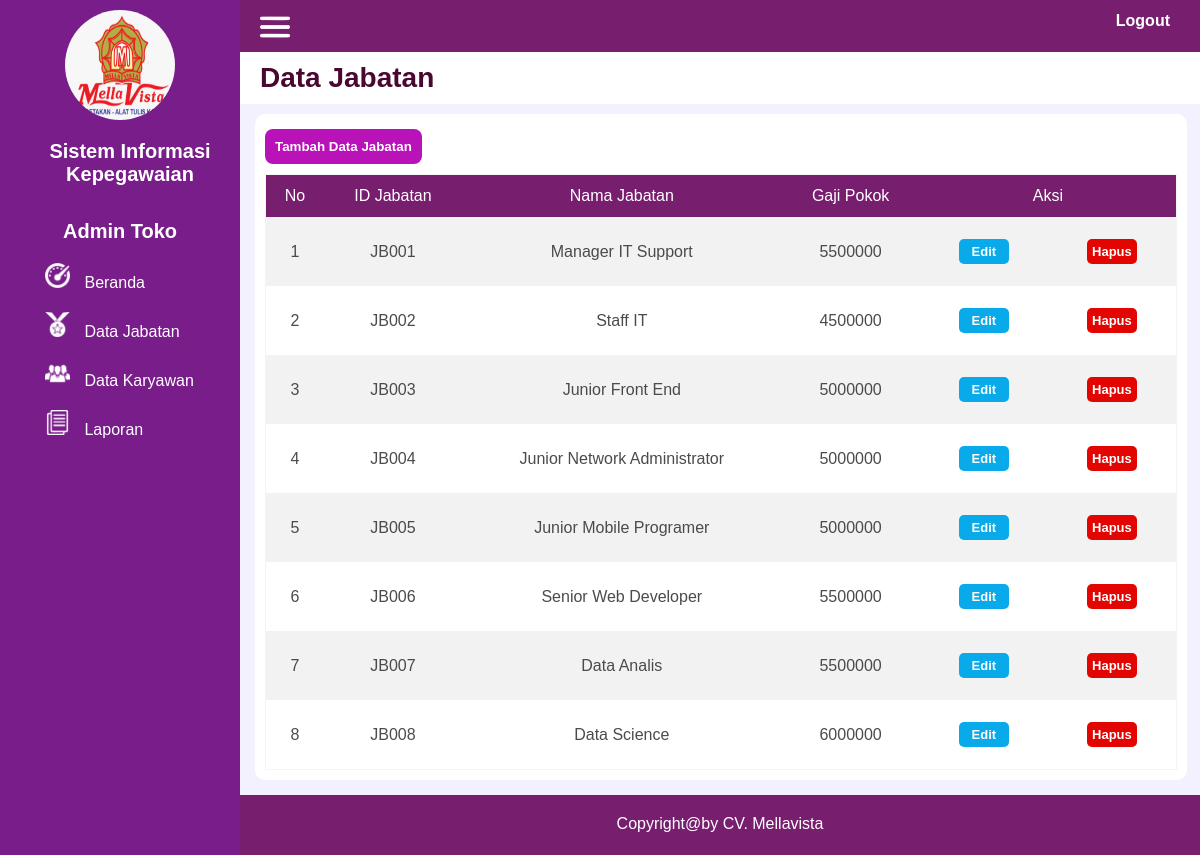
Screenshot of /asset/tampilan/data_jabatan_admin.php with the database file from the repository.
### tables this page shows
CREATE TABLE `jabatan` (
  `id_jabatan` varchar(10) NOT NULL,
  `nama_jabatan` varchar(100) NOT NULL,
  `gaji_pokok` int(11) NOT NULL
);

### asset/tampilan/data_jabatan_admin.php (the view, shortened to what this page needs)
<!DOCTYPE html>
<html lang="en">
<head>
    <link rel="stylesheet" href="../../css/style.css">
</head>
<body>
    <div class="container">
        <div class="side-kiri">
            <div class="identitas">
                <div class="logo">
                    <img src="../../gambar/logo.jpeg">
                </div>
            </div>
            <div class="judul">
                    Sistem Informasi Kepegawaian
                </div>
            <div class="kotak-akses">
                Admin Toko
            </div>
            <div class="side-menu">
                <img src="../../gambar/dashboard.png">
                <a href="../beranda_admin.php">Beranda</a>
            </div>
            <div class="side-menu">
                <img src="../../gambar/jabatan.png">
                <a href="data_jabatan_admin.php">Data Jabatan</a>
            </div>
            <div class="side-menu">
                <img src="../../gambar/pegawai.png">
                <a href="data_karyawan_admin.php">Data Karyawan</a>
            </div>
            <div class="side-menu">
                <img src="../../gambar/laporan.png">
                <a href="laporan_admin.php">Laporan</a>
            </div>
        </div>
        <div class="side-kanan">
            <div class="kepala">
            <div class="kepala-garis"><img src="../../gambar/garis.png"></div>
                <div class="logout"><a href="../../logout.php">Logout</a></div>
            </div>
            <div class="judul-halaman">
                <h1>Data Jabatan</h1>
            </div>
            <div class="halaman-data">
                <div class="tambah">
                <a href="../input/input_jabatan.php"><button>Tambah Data Jabatan</button></a>
                </div>
                <table class="tabel1">
                    <tr>
                    <th>No</th>
                    <th>ID Jabatan</th>
                    <th>Nama Jabatan</th>
                    <th>Gaji Pokok</th>
                    <th colspan="2">Aksi</th>
                    </tr>
                    <tr>
                    <?php
                        include '../../koneksi.php';
                        $no = 1;
                        $data = mysqli_query($koneksi,"select * from jabatan");
                        while($row = mysqli_fetch_array($data)){
                    ?>
                        <td><?php echo $no++; ?></td>
                        <td><?php echo $row['id_jabatan']; ?></td>
                        <td><?php echo $row['nama_jabatan']; ?></td>
                        <td><?php echo $row['gaji_pokok']; ?></td>
                        <td>
                            <div class="aksi_edit">
                            <a href='../input/edit_jabatan.php?id_jabatan=<?php echo $row['id_jabatan']; ?>'><button>Edit</button></a>
                            </div>
                        </td>
                        <td>
                        <div class="aksi_hapus">
                        <a href='delete_jabatan.php?id_jabatan=<?php echo $row['id_jabatan']; ?>' onclick="return confirm('Apakah anda yakin hapus data ini?')"><button>Hapus</button></a>
                            </div>
                        </td>
                    </tr>
                    <?php
                    }
                    ?>
                </table>
            </div>
            <div class="kaki">
                Copyright@by CV. Mellavista
            </div>
        </div>
    </div>
</body>
</html>

### css/style.css (style rules this page uses)
* { font-family: Arial, Helvetica, sans-serif; margin: 0; }
.container { width: 100%; height: auto; background-color: antiquewhite; display: flex; }
.side-kiri { width: 20%; min-height: 600px; background-color: rgb(121, 29, 139); }
.side-kanan { width: 80%; min-height: 600px; background-color: rgb(243, 241, 253); }
.identitas { display: flex; min-height: 40px; width: auto; margin-bottom: 40px; }
.logo { width: 100%; height: 40px; padding: 10px; text-align: center; }
.logo img { border-radius: 50%; width: 110px; height: 110px; }
.judul { width: 100%; height: 40px; padding: 10px; color: white; font-family: Helvetica; font-weight: bold; margin-top: 70px; margin-bottom: 30px; text-align: center; font-size: 20px; }
.side-menu { width: auto; border: 2px; color: aliceblue; padding: 10px 0px 10px 20px; align-items: center; margin-left: 25px; }
.side-menu a { text-decoration: none; color: white; cursor: pointer; margin-left: 10px; }
.side-menu img { width: 25px; height: 25px; }
.kotak-akses { width:auto; color:white; font-size: 20px; font-weight: bold; margin-bottom: 10px; text-align: center; }
.kepala { width: auto; min-height: 40px; background-color: rgb(120, 30, 111); padding: 12px 30px 0px 0px; display: flex; }
.kepala-garis { width: 10%; height: 30px; }
.kepala-garis img { width: 30px; height: 30px; margin-left: 20px; }
.logout { width: 90%; height: 30px; text-align: right; }
.logout a { margin-top:20px; color: #fff; font-weight: bold; text-decoration: none; }
.judul-halaman { width: auto; min-height: 40px; text-align: right; background-color: #fff; display: flex; }
h1 { text-align: left; font-size: 28px; font-weight: bold; color: rgb(74, 7, 50); padding: 10px; margin-left: 10px; }
.tambah button { width: auto; height: 35px; border: none; margin: 5px 0px 10px 0px; background-color: rgb(185, 18, 185); cursor: pointer; color: #fff; padding: 10px; font-weight: bold; border-radius: 8px; }
button { width: 150px; height: 35px; border: none; margin: 10px; background-color: rgb(61, 2, 79); cursor: pointer; color: #fff; padding: 10px; font-weight: bold; }
.aksi_edit button { width: 50px; height: 25px; border: none; background-color: rgb(9, 170, 234); cursor: pointer; color: #fff; padding: 5px; font-size: 13px; border-radius: 5px; }
.aksi_hapus button { width: 50px; height: 25px; border: none; background-color: rgb(226, 5, 1); cursor: pointer; color: #fff; padding: 5px; font-size: 13px; border-radius: 5px; }
.halaman-data { width: 95%; min-height: 400px; background-color: #fff; padding: 10px; border-radius: 10px; margin: 10px 0px 0px 15px; }
.tabel1 { font-family: sans-serif; color: #4c4a4a; border-collapse: collapse; width: 100%; border: 1px solid #f2f5f7; }
.tabel1 tr th { background: rgb(120, 30, 111); color: #fff; font-weight: normal; }
.tabel1 , th, td { padding: 12px 10px; text-align: center; }
.tabel1 tr:nth-child(even) { background-color: #f2f2f2; }
.kaki { width: auto; min-height: 20px; background-color: rgb(120, 30, 111); padding: 20px; color: #fff; font-size: 16px; text-align: center; margin-top: 15px; }

### rows the page displays
jabatan: id_jabatan "JB001", nama_jabatan "Manager IT Support", gaji_pokok "5500000"
jabatan: id_jabatan "JB002", nama_jabatan "Staff IT", gaji_pokok "4500000"
jabatan: id_jabatan "JB003", nama_jabatan "Junior Front End", gaji_pokok "5000000"
jabatan: id_jabatan "JB004", nama_jabatan "Junior Network Administrator", gaji_pokok "5000000"
jabatan: id_jabatan "JB005", nama_jabatan "Junior Mobile Programer", gaji_pokok "5000000"
jabatan: id_jabatan "JB006", nama_jabatan "Senior Web Developer", gaji_pokok "5500000"
jabatan: id_jabatan "JB007", nama_jabatan "Data Analis", gaji_pokok "5500000"
jabatan: id_jabatan "JB008", nama_jabatan "Data Science", gaji_pokok "6000000"
